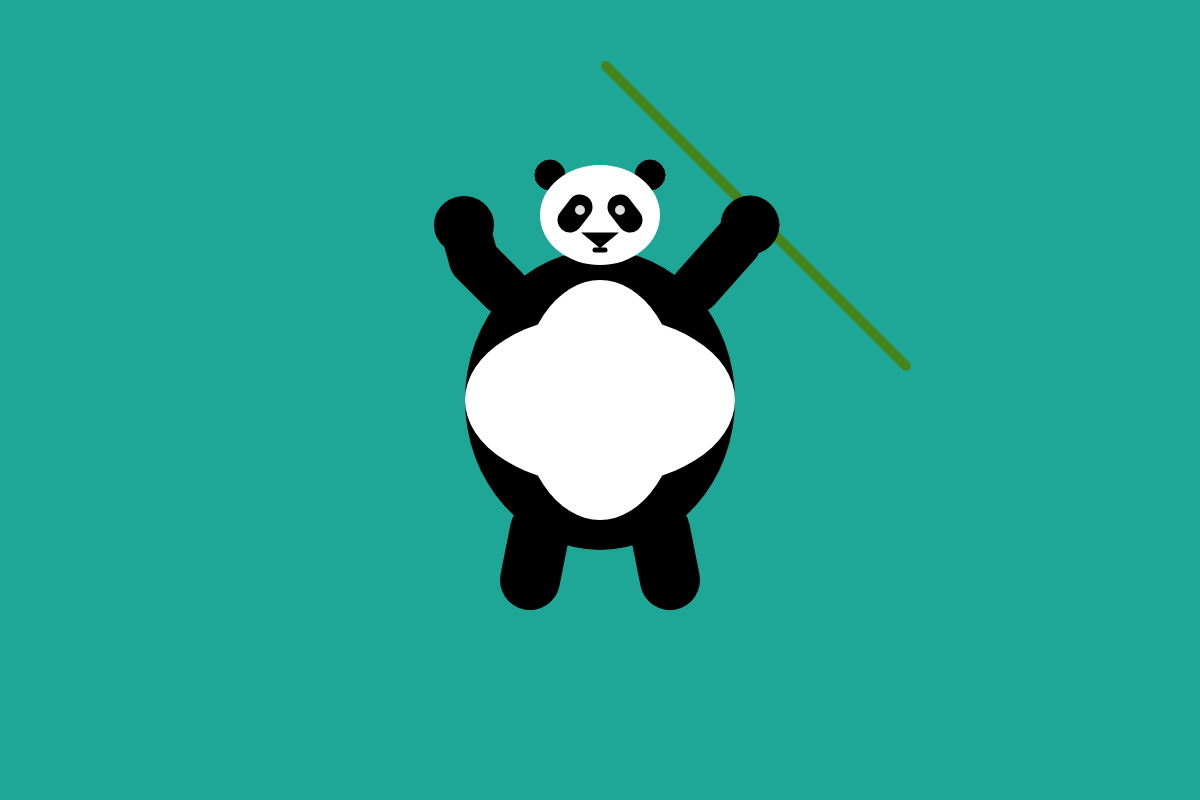
Frame 1 (no input)
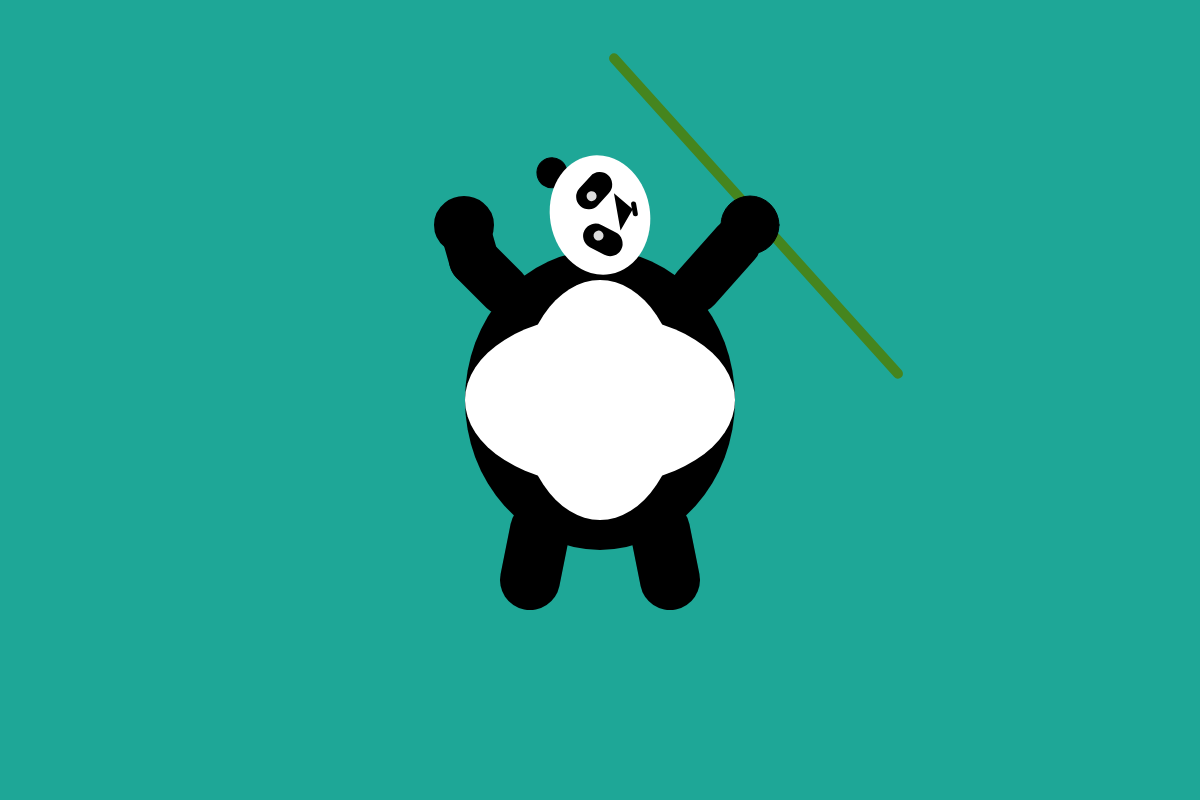
Frame 60 (no input)
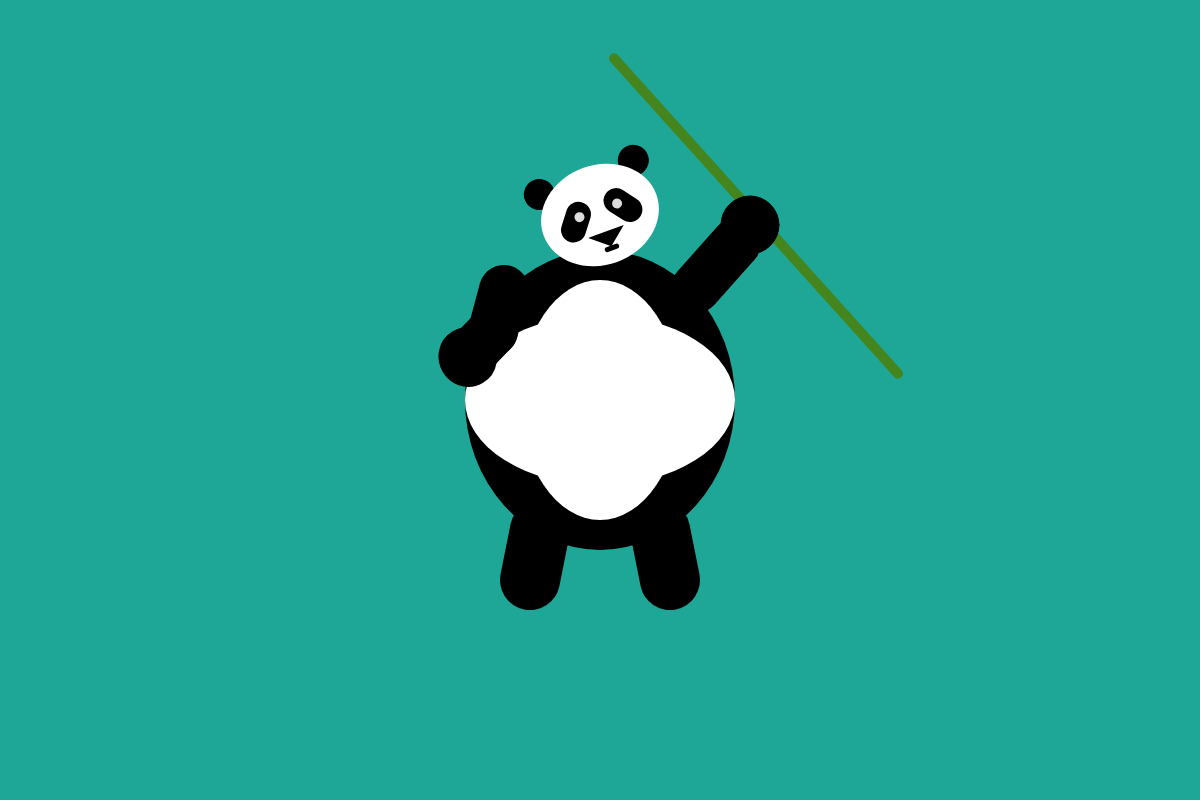
Frame 120 (the mouse pressed at the canvas centre since frame 60)

The p5.js sketch that drew these frames (run headless with seeded random() and noise() and a simulated clock; from frame 60 on, the mouse is pressed at the canvas centre):

// p5.js sketch
// ── sketch.js
function setup() {
  // create canvas to draw on (ww, wh)
  createCanvas(windowWidth, 800);
  // bodyColor array
  bodyColor = [0, 255, 220];
}

// global variables
let headAngle = 0
let headRotationRate = 0
let staffAngle = 0
let windowWidth = 1200
let windowHeight = 800
// declare panda body fill var
let bodyColor;

function draw() {
  background( 'rgb(30, 167, 151)');
  drawPanda();
  pandaAnimation();
}

function drawPanda() {
  // *** PANDA SANDBOX ***
  push();

  // BODY
  push();
  // translate to center of the window
  translate(windowWidth * 0.5, 400);
  fill(bodyColor [0]);
  noStroke();
  ellipse(0, 0, 270, 300);
  fill(bodyColor [1]);
  ellipse(0, 0, 270, 170);
  ellipse(0, 0, 160, 240);
  pop();

  // HEAD
  //ears
  push();
  fill(bodyColor [0]);
  // translate center
  translate(windowWidth * 0.5, 215);
  // rotate head based on headAngle
  rotate(radians(headAngle));
  ellipse(-50, -40, 30, 30);
  ellipse(50, -40, 30, 30);

  // main head
  noStroke();
  fill(bodyColor [1]);
  ellipse(0, 0, 120, 100);

  // eyes
  stroke(0);
  strokeWeight(25);
  line(-30, 5, -20, -8);
  line(30, 5, 20, -8);
  fill(bodyColor [2]);
  strokeWeight(5);
  ellipse(-20, -5, 15, 15);
  ellipse(20, -5, 15, 15);

  // nose
  fill(bodyColor [0]);
  triangle(-12, 20, 12, 20, 0, 30);

  // mouth
  stroke(0);
  strokeWeight(5);
  line(-5, 35, 5, 35);
  pop();

  // LEFT ARM
  push();
  // move the center to rotate
  translate(windowWidth * 0.42, 290);
  // rotate based on mouseX position
  rotate(radians(mouseX));
  // draw left arm and paw
  strokeWeight(50);
  line(0, 0, -30, -30);
  line(-30, -30, -40, -65);
  fill(bodyColor [0]);
  ellipse(-40, -65, 10, 8);
  pop();

  // RIGHT ARM
  push();
  strokeWeight(50);
  translate(windowWidth * 0.58, windowHeight * 0.36);
  line(0, 0, 40, -45);
  pop();

  // STAFF
  push();
  // translate for staff totation
  translate(windowWidth * 0.63, windowHeight * 0.27);
  // rotate staff at a constant speed
  rotate(radians(staffAngle));
  // draw the staff
  stroke('rgb(69, 133, 30)');
  strokeWeight(10);
  line(-150, -150, 150, 150);
  pop();

  // draw right paw
  push();
  fill(bodyColor [0]);
  ellipse(750, 225, 58, 58);
  pop();
  // LEGS
  push();
  strokeWeight(60);
  line(660, 530, 670, 580);
  line(540, 530, 530, 580);
  pop();

  pop();
  // *** END PANDA SANDBOX ***
}

function pandaAnimation() {
  // turn off cursor
  noCursor();
  //UPDATE THE GLOBAL VAR. VALUES
  // base head rotation on mouseY position
  headRotationRate = (mouseY * 0.1) -20;
  // update headAngle to equal itself plus headRotationRate
  headAngle = headAngle + headRotationRate;
  // set staff to spin at a constant rate
  staffAngle = staffAngle - 3;
  // make panda arm and spin rate follow mouse
  translate(mouseX, mouseY);
}
